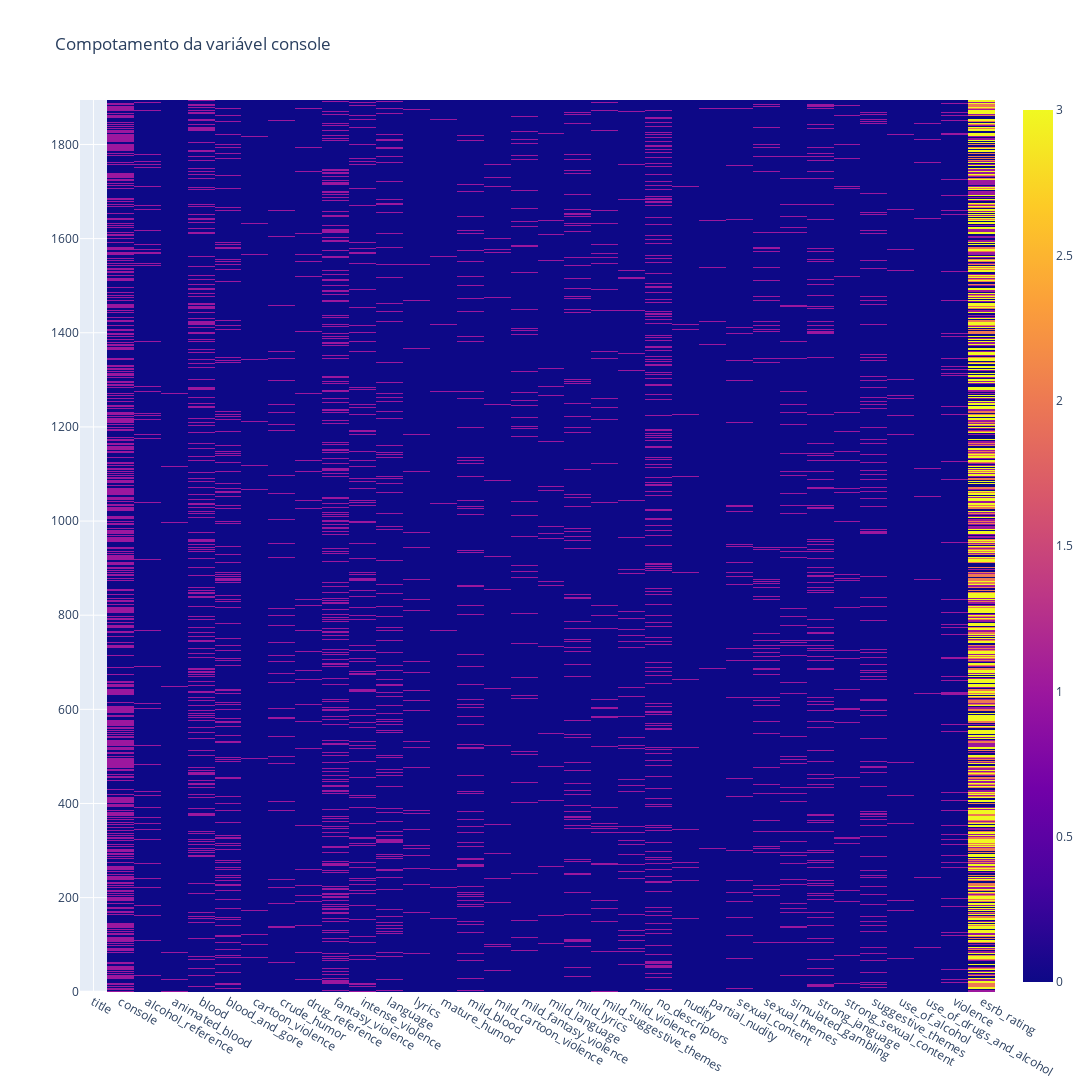

This figure's notebook cell:
### Markdown cell above
## Análise empírica de seleção de colunas

### Code cell
fig = go.Figure()
fig.add_trace(
    go.Heatmap(
        x=df_corr.columns,
        y=df_corr.index,
        z= df_corr,
        text=df_corr.values,
        texttemplate='%{text:.2f}'
        )
)
fig.update_layout(
    width = 1200, height = 1200,
    title_text = f'Compotamento da variável {df.columns[1]}',
    barmode='relative',
    )
fig.show()

### Figure 1 — Plotly figure (JSON) as saved in the notebook; plotly's stock layout.template omitted (floating-point values rounded to 4 significant figures; data arrays with more than 128 entries replaced by an {"elided": "..."} marker saying what was removed)
{"data": [{"text": {"elided": "1895x34 mixed values"}, "texttemplate": "%{text:.2f}", "type": "heatmap", "x": ["title", "console", "alcohol_reference", "animated_blood", "blood", "blood_and_gore", "cartoon_violence", "crude_humor", "drug_reference", "fantasy_violence", "intense_violence", "language", "lyrics", "mature_humor", "mild_blood", "mild_cartoon_violence", "mild_fantasy_violence", "mild_language", "mild_lyrics", "mild_suggestive_themes", "mild_violence", "no_descriptors", "nudity", "partial_nudity", "sexual_content", "sexual_themes", "simulated_gambling", "strong_janguage", "strong_sexual_content", "suggestive_themes", "use_of_alcohol", "use_of_drugs_and_alcohol", "violence", "esrb_rating"], "y": {"elided": "1895 int values"}, "z": {"elided": "1895x34 mixed values"}}], "layout": {"barmode": "relative", "height": 1200, "title": {"text": "Compotamento da variável console"}, "width": 1200}}
